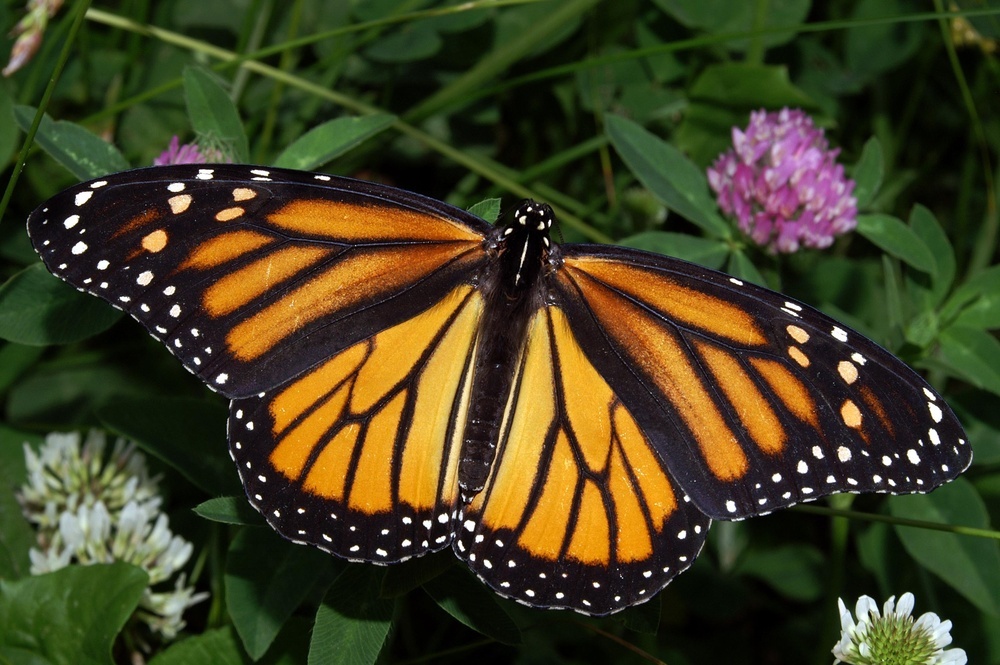
#> input picture 1_intro/3_Features_and_Image_Segmentation/images/monarch.jpg, 1000 x 665 px, shrunk from 3008 x 2000 before the run
$ python 3_k_means_segmentation.py
#> lines starting #> are read from the running program, lines starting #| are printed output that depends on the picture; after the words box and inside, x2 and y2 are one past the last pixel; in counts of white or black regions, pixels touching at a corner belong together
#!/usr/bin/env python3

import matplotlib.pyplot as plt
import numpy as np
import cv2

# read in the image
image = cv2.imread("images/monarch.jpg")
#> image is the input picture: shape (665, 1000, 3); mean B, G, R 32.9, 63.4, 66.8
image_copy = np.copy(image)
image_copy = cv2.cvtColor(image_copy, cv2.COLOR_BGR2RGB)
gray = cv2.cvtColor(image_copy, cv2.COLOR_RGB2GRAY)
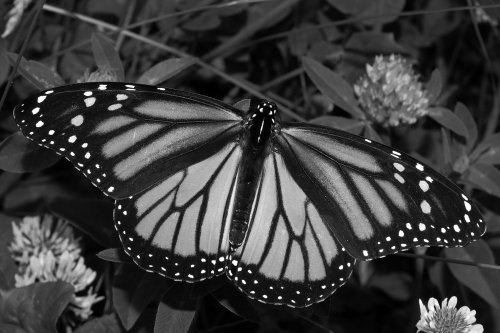
#> gray: shape (665, 1000) (shown at 1/2 size); min 0, max 255, mean 60.9

# reshape into Mx3 array where M is number of pixels in image
pixel_vals = image_copy.reshape((-1,3))
pixel_vals = np.float32(pixel_vals)

# define k-means stopping criteria = tuple of (type, max_iter, epsilon)
# EPS + MAX_ITER = stop when accuracy (epsilon) is reached or reached max iterations
max_iter = 10
eps = 1.0
criteria = (cv2.TERM_CRITERIA_EPS + cv2.TERM_CRITERIA_MAX_ITER, max_iter, eps)

# implement k-means clustering
k = 2
attempts = 10 # number of times executed with different initial labellings -> returning one with best compactness
compactness, labels, centers = cv2.kmeans(pixel_vals, k, None, criteria, attempts, cv2.KMEANS_RANDOM_CENTERS)
#> compactness = 1.91e+09; centers = [[34.69, 42.62, 21.53], [195.9, 146.8, 78.71]]

# convert data back to 8-bit image for display
centers = np.uint8(centers)
#> centers = [[34, 42, 21], [195, 146, 78]]
segmented_data = centers[labels.flatten()]
segmented_image = segmented_data.reshape((image_copy.shape))
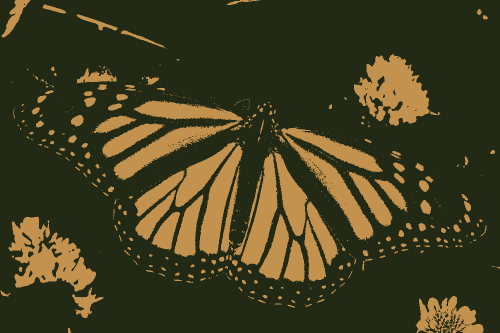
#> segmented_image: shape (665, 1000, 3) (shown at 1/2 size); mean R, G, B 66, 62.7, 32.3
labels_reshape = labels.reshape(image_copy.shape[0], image_copy.shape[1])
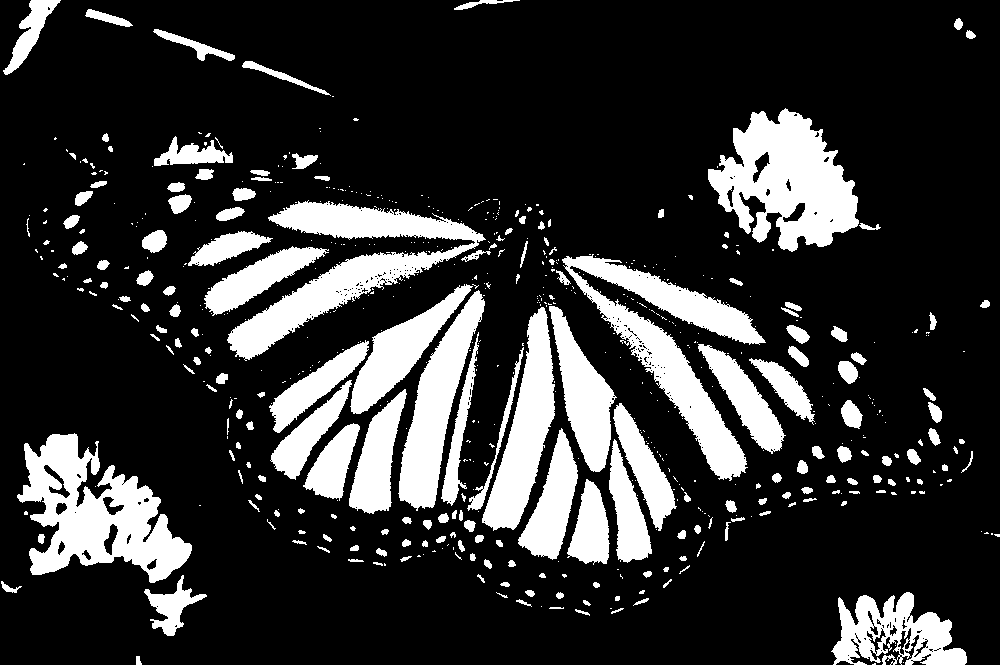
#> labels_reshape: shape (665, 1000) int32; values 0 (black) and 1 (white), 19.9% white; 610 white regions (407 under 20 px), largest, box (x1, y1, x2, y2) and area: (17, 433, 192, 583) 12717, (708, 108, 859, 252) 12595, (562, 254, 766, 481) 12281

# mask image segment
masked_image_1 = np.copy(image_copy)
masked_image_1[labels_reshape == 0] = [0,0,0]
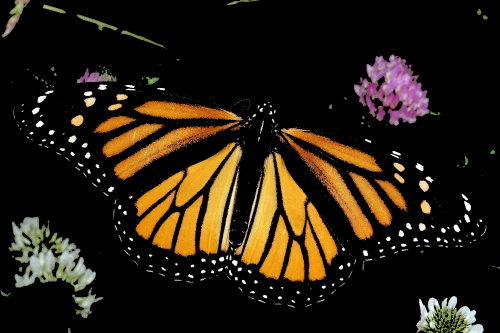
#> masked_image_1: shape (665, 1000, 3) (shown at 1/2 size); mean R, G, B 39, 29.2, 15.7
masked_image_0 = np.copy(image_copy)
masked_image_0[labels_reshape == 1] = [0,0,0]
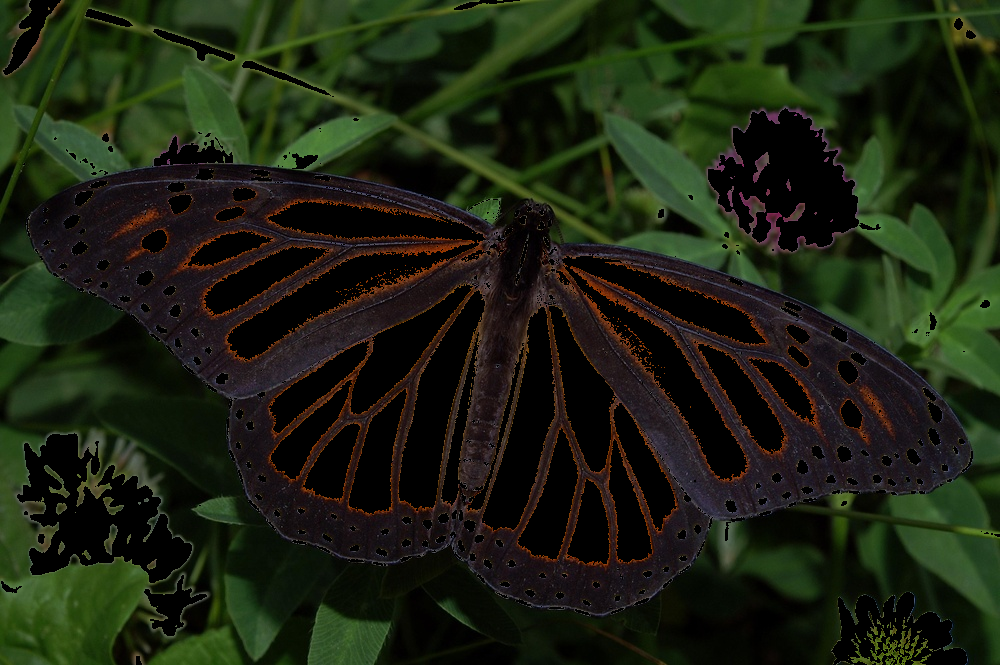
#> masked_image_0: shape (665, 1000, 3); mean R, G, B 27.8, 34.1, 17.2

f,x = plt.subplots(3,2)
x[0,0].imshow(image_copy), x[0,0].set_title('image')
x[0,1].imshow(segmented_image), x[0,1].set_title('segmented')
x[1,0].imshow(labels_reshape==0, cmap='gray'), x[1,0].set_title('cluster 0')
x[1,1].imshow(labels_reshape==1, cmap='gray'), x[1,1].set_title('cluster 1')
x[2,0].imshow(masked_image_0), x[2,0].set_title('masked 0')
x[2,1].imshow(masked_image_1), x[2,1].set_title('masked 1')

plt.show()
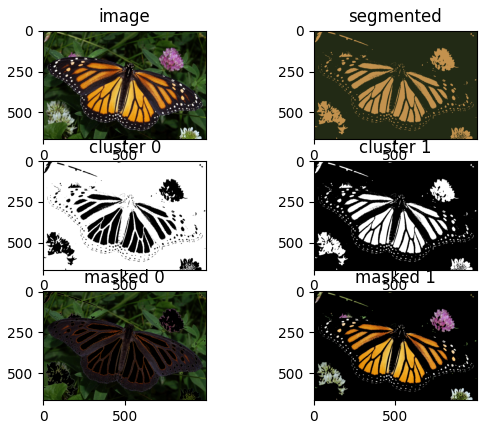
#> figure drawn by matplotlib, 6 panels

$ run again, with 1_intro/3_Features_and_Image_Segmentation/images/flamingos.jpg copied over 1_intro/3_Features_and_Image_Segmentation/images/monarch.jpg
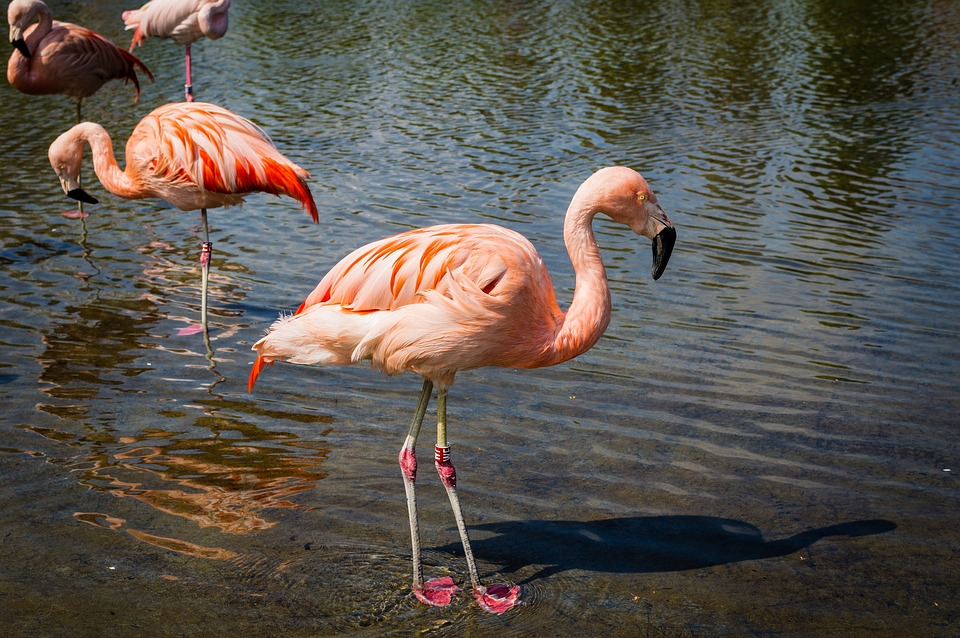
#> input picture 1_intro/3_Features_and_Image_Segmentation/images/flamingos.jpg, 960 x 638 px
#> image is the input picture: shape (638, 960, 3); mean B, G, R 77.9, 84.9, 91.1
#> `compactness, labels, centers = cv2.kmeans(pixel_vals, k, None, criteri..`: compactness = 1.84e+09; centers = [[145, 133.2, 128.6], [65.61, 62.12, 53.86]]
#> `centers = np.uint8(centers)`: centers = [[144, 133, 128], [65, 62, 53]]
#> `labels_reshape = labels.reshape(image_copy.shape[0], image_copy.shape[..`:
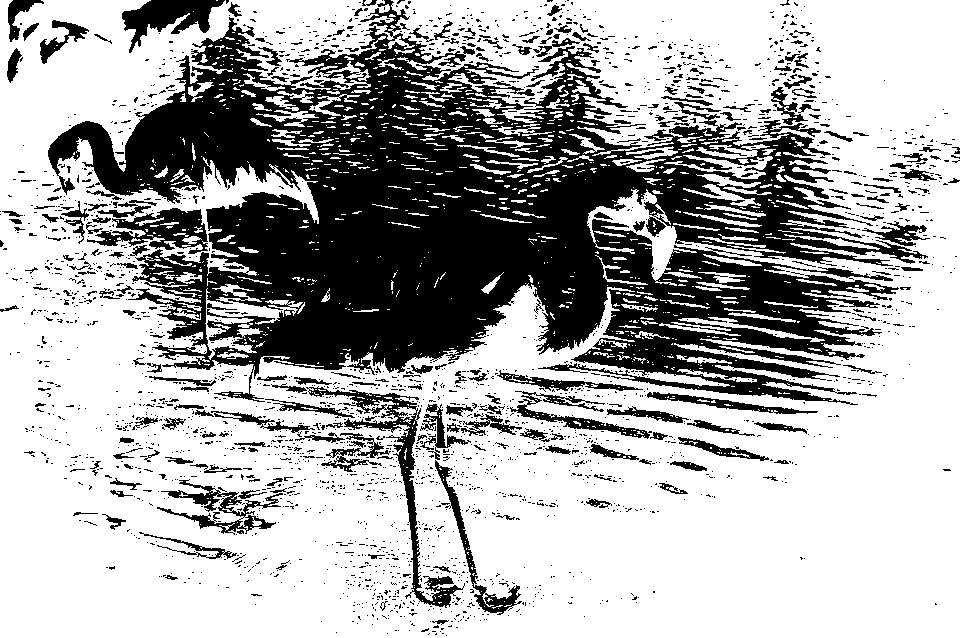
#> labels_reshape: shape (638, 960) int32; values 0 (black) and 1 (white), 67.9% white; 2583 black regions (2328 under 20 px), largest, box (x1, y1, x2, y2) and area: (48, 0, 928, 405) 153484, (306, 386, 465, 608) 3661, (87, 208, 208, 254) 2492
#> `masked_image_0[labels_reshape == 1] = [0,0,0]`:
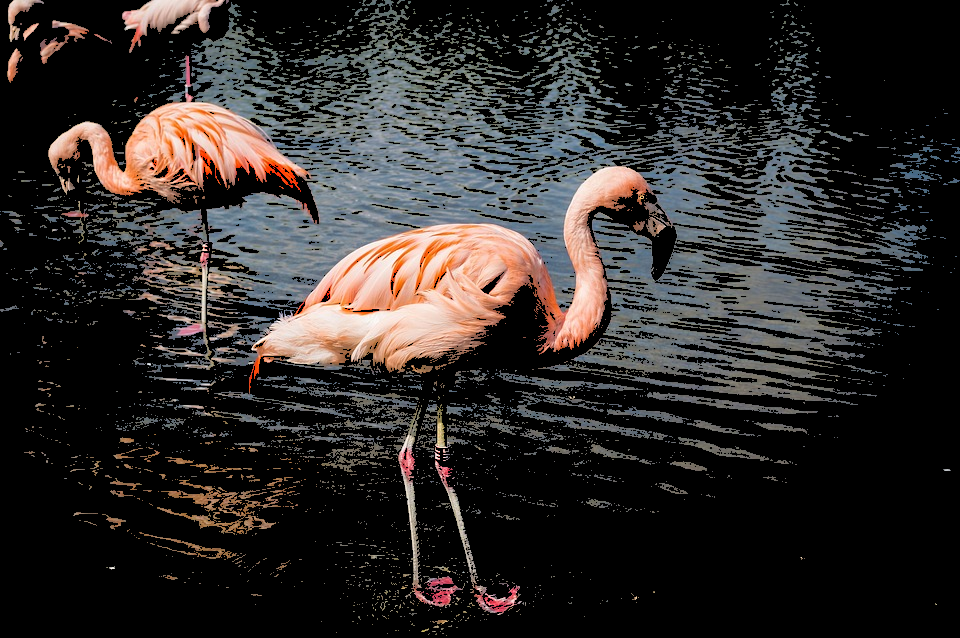
#> masked_image_0: shape (638, 960, 3); mean R, G, B 46.5, 42.8, 41.3

$ run again, with 1_intro/3_Features_and_Image_Segmentation/images/oranges.jpg copied over 1_intro/3_Features_and_Image_Segmentation/images/monarch.jpg
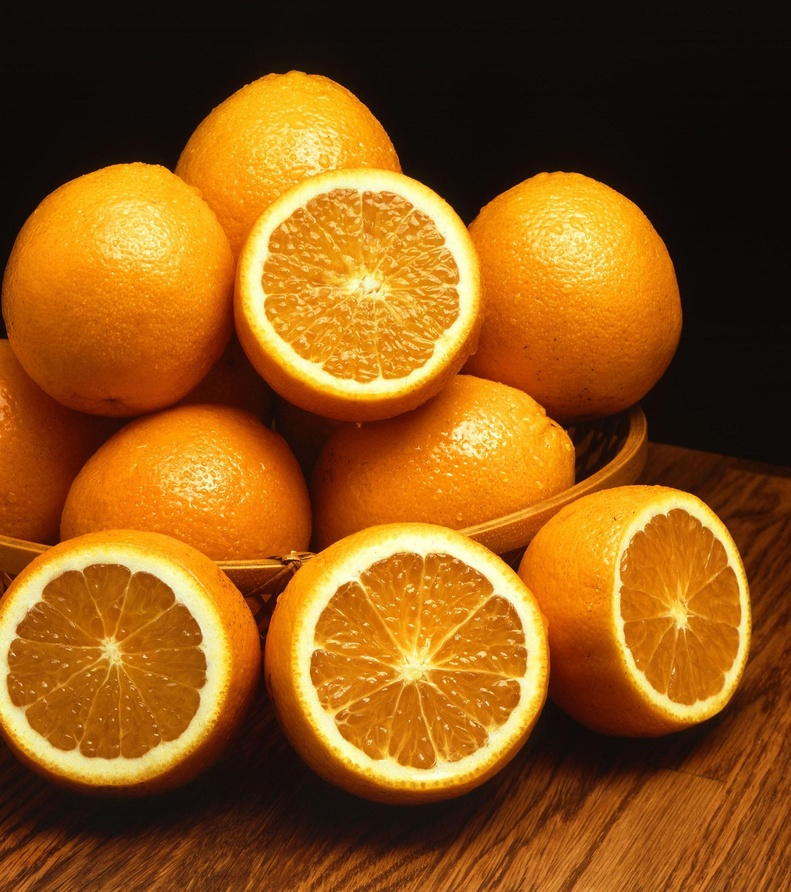
#> input picture 1_intro/3_Features_and_Image_Segmentation/images/oranges.jpg, 791 x 892 px, shrunk from 1999 x 2254 before the run
#> image is the input picture: shape (892, 791, 3); mean B, G, R 22.6, 85.5, 140
#> `compactness, labels, centers = cv2.kmeans(pixel_vals, k, None, criteri..`: compactness = 3e+09; centers = [[217.8, 140.1, 34.73], [48.32, 21.14, 8.2]]
#> `centers = np.uint8(centers)`: centers = [[217, 140, 34], [48, 21, 8]]
#> `labels_reshape = labels.reshape(image_copy.shape[0], image_copy.shape[..`:
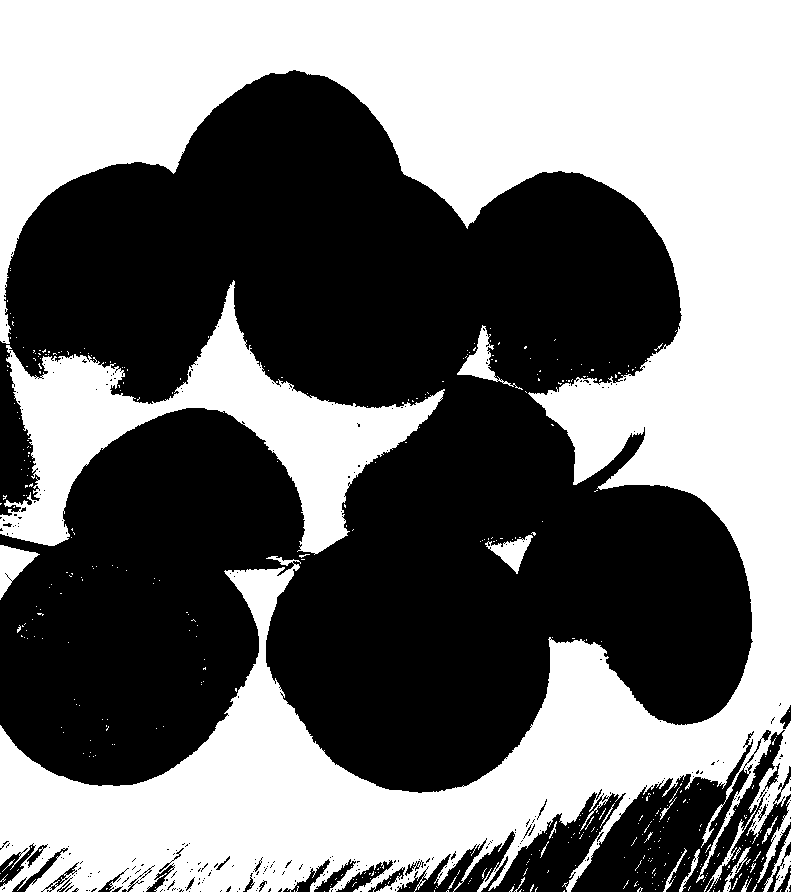
#> labels_reshape: shape (892, 791) int32; values 0 (black) and 1 (white), 45.9% white; 448 white regions (424 under 20 px), largest, box (x1, y1, x2, y2) and area: (0, 0, 791, 892) 283499, (0, 280, 445, 555) 34586, (0, 545, 40, 600) 994
#> `masked_image_0[labels_reshape == 1] = [0,0,0]`:
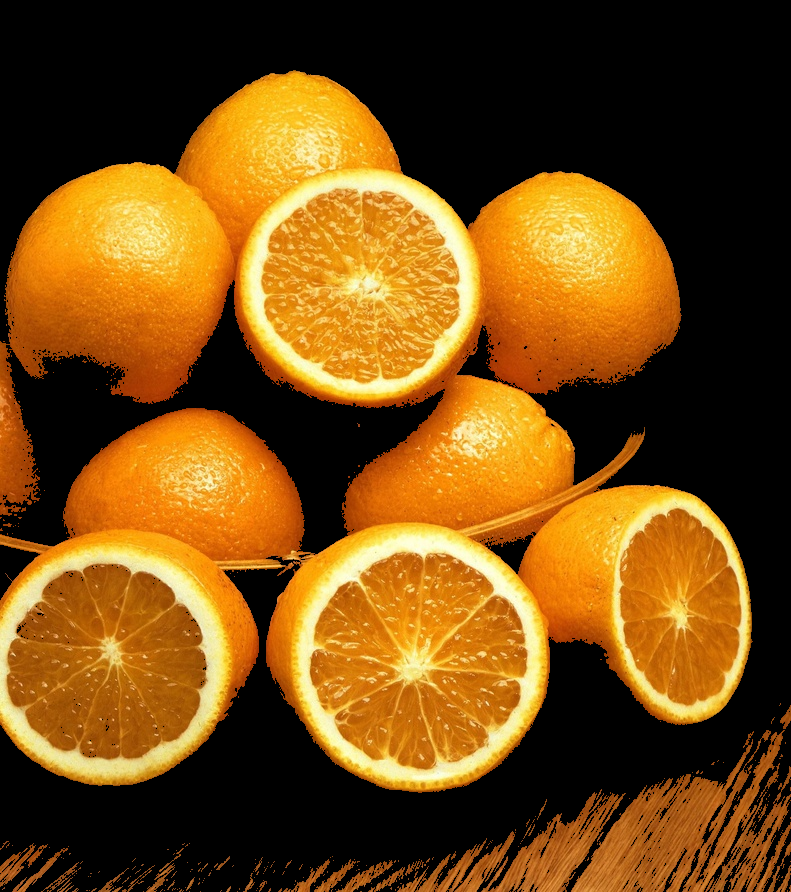
#> masked_image_0: shape (892, 791, 3); mean R, G, B 117.8, 75.8, 18.8
